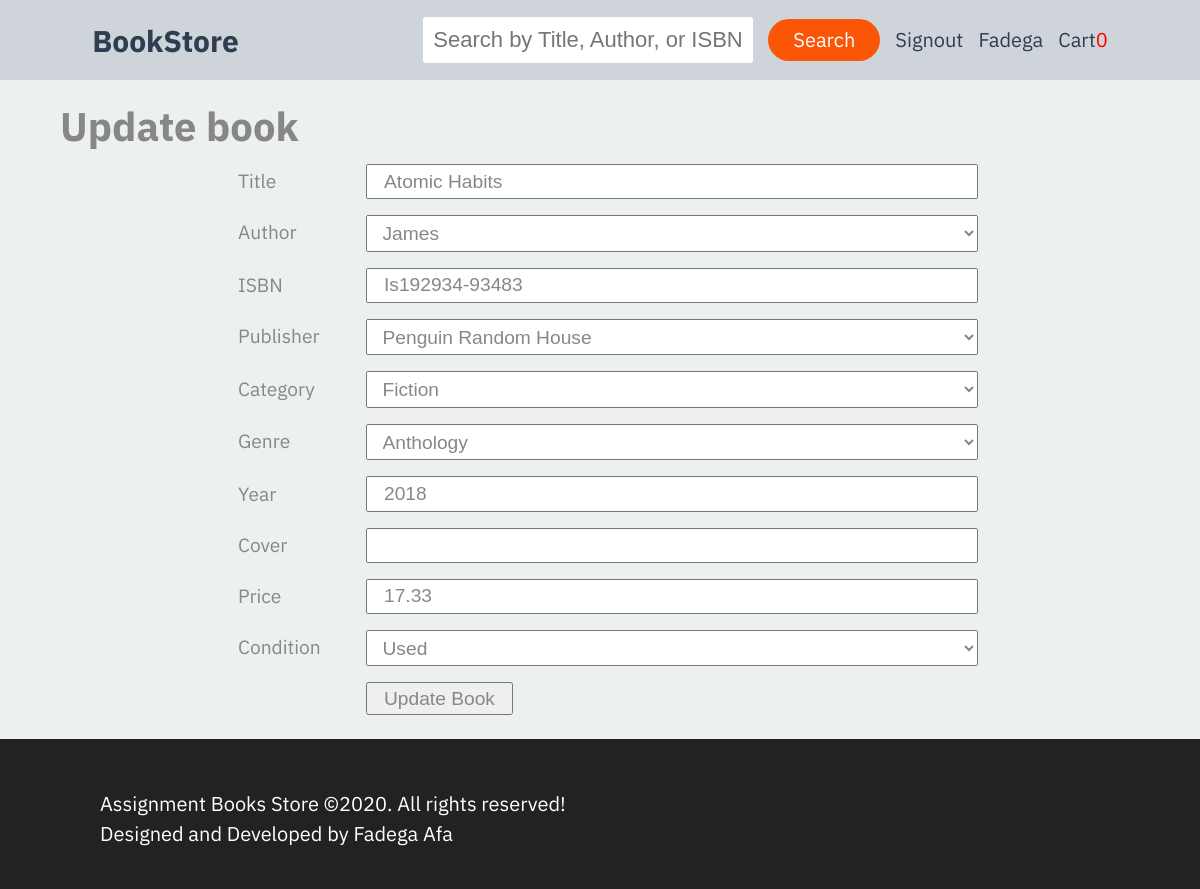
Page /templates/editbook.php?id=1 (signed in) on the committed database.
### tables this page shows
CREATE TABLE book (
      book_id INTEGER PRIMARY KEY AUTOINCREMENT NOT NULL,
      title TEXT NOT NULL,
      author_id INTEGER NOT NULL REFERENCES author(author_id) ON UPDATE CASCADE,
      ISBN TEXT NOT NULL,
      publisher_id INTEGER NOT NULL REFERENCES publisher(publisher_id),
      category_id INTEGET NOT NULL REFERENCES category(category_id),
			genre_id INTEGET NOT NULL REFERENCES genre(genre_id),
      year INTEGER NOT NULL,
      cover BLOB,
      price REAL,
      condition TEXT NOT NULL
    );

### templates/editbook.php (the view, shortened to what this page needs)
<?php
require '../app/header.php';
require '../app/dbh.php';
$authStmt = $conn->prepare('SELECT *FROM author');
$authStmt->execute();
$pubStmt = $conn->prepare('SELECT *FROM publisher');
$pubStmt->execute();
$catStmt = $conn->prepare('SELECT *FROM category');
$catStmt->execute();
$genStmt = $conn->prepare('SELECT *FROM genre');
$genStmt->execute();
$id= $_GET['id'];
$sql = 'SELECT *FROM book WHERE book_id=:id';
$stmt = $conn->prepare($sql);
$stmt->execute([':id'=>$id]);
$result = $stmt->fetch(PDO::FETCH_ASSOC);
$isbn = $result['ISBN'];
$year = $result['year'];
$cover = $result['cover'];
$price = $result['price'];
$condition = $result['condition'];
$bid = $_GET['id'];
?>
<main>
        <h1>Update book </h1>
        <form name="my-form" action="../app/editBook.inc.php" method="post">
            <div class="form-box">
                <label for="title">Title</label>
                <input type="text" id="title" name="title" value="<?php echo $result['title'] ;?>" required >
            </div>
            <div class="form-box">
              <label for="author">Author</label>
                  <select name="author" id="author_id" required>
                    <?php
                      while($result = $authStmt->fetch(PDO::FETCH_ASSOC)){?>
                            <option value="<?php echo (int)$result['author_id'];?>"><?php echo $result['firstname'];?></option>
                  <?php }  ?>
                  </select>
            </div>
            <div class="form-box">
                <label for="ISBN">ISBN</label>
                <input type="text" id="isbn" name="isbn" value = "<?php echo (isset($isbn))?$isbn:'';?>"  required >
            </div>
            <div class="form-box">
              <label for="publisher">Publisher</label>
                  <select name="publihser" id="publishers_id" required>
                        <?php
                          while($result = $pubStmt->fetch(PDO::FETCH_ASSOC)){?>
                                <option value="<?php echo (int)$result['publisher_id'];?>"><?php echo $result['pname'];?></option>
                      <?php } ?>
                  </select>
            </div>
            <div class="form-box">
              <label for="category">Category</label>
                  <select name="category" id="category_id" required >
                  <?php
                      while($result = $catStmt->fetch(PDO::FETCH_ASSOC)){?>
                            <option value="<?php echo (int)$result['category_id'];?>"><?php echo $result['cname'];?></option>
            <?php } ?>
                  </select>
            </div>
            <div class="form-box">
              <label for="genre">Genre</label>
                  <select name="genre" id="genre_id" required>
                    <?php
                    while($result = $genStmt->fetch(PDO::FETCH_ASSOC)){?>
                          <option value="<?php echo (int)$result['genre_id'];?>"><?php echo $result['gname'];?></option>
            <?php } ?>
                  </select>
            </div>
            <div class="form-box">
                <label for="year">Year</label>
                <input type="text" id="year_id" name="year" value="<?php echo (isset($year))?$year:'';?>" required>
            </div>
            <div class="form-box">
                <label for="cover">Cover</label>
                <input type="text" id="cover" name="cover" value="<?php echo (isset($cover))?$cover:'';?>" >
            </div>
            <div class="form-box">
                <label for="price">Price</label>
                <input type="text" id="price" name="price" value="<?php echo (isset($price))?$price:'';?>" required>
            </div>
            <div class="form-box">
              <label for="condition">Condition</label>
                  <select name="condition" id="condition">
                        <?php
                            if($condition=='Used'){?>
                              <option  value="<?php echo $condition;?>"><?php echo $condition ;?></option>
                            <?php }else{?>
                              <option  value="<?php echo $condition;?>"><?php echo $condition ;?></option>
                              <option  value="Used">Used</option>
                          <?php  }   ?>
                  </select>
            </div>
            <div class="form-box">
                <button type="submit" id="btnSend" name="idupdateBook"  value="<?php echo $bid;?>">Update Book</button>
            </div>
        </form>
    </main>
<?php require '../app/footer.php';?>

### css/menu.css (style rules this page uses)
:root { --greyapple:#eee; --greenaple:#2ecc71; --drakmatter:#34495e; --darkermatter:#2c3e50; --darkergrey:#ced4da; }
* { margin: 0; padding:0; box-sizing: border-box; }
body { font-family: "IBM Plex Sans", Verdana, Tahoma, sans-serif; }

### css/master.css (style rules this page uses)
* { box-sizing: border-box; padding:0; margin:0; }
html { box-sizing: border-box; font-size: 17px; line-height: 1.6; font-family: 'Source Sans Pro', sans-serif, Segoe UI, Roboto, Helvetica, Arial, sans-serif, 'Apple Color Emoji', 'Segoe UI Emoji', 'Segoe UI Symbol'; color: #878787; }
*, *::before, *:after { box-sizing: inherit; padding: 0; margin: 0; }
body { margin:0 auto; padding:0; font-size:20px; }
main { margin: 1rem auto; width:90%; max-width: 1200px; }
main form { width:70%; margin:0 auto; }
input, label, button { padding: 0.2rem 1rem; font-size: 1.2rem; color: inherit; }
.form-box { padding: 0.5rem 0; display: flex; flex-direction: column; }
.form-box label { display: none; }
.form-box input, .form-box select, .form-box textarea { flex-basis: 100%; }
.form-box select option { font-size: 1.2rem; color: inherit; color: #878787; }
#condition, #category_id, #author_id, #publishers_id, #genre_id,#comment,#book_id { font-size: 1.2rem; color: inherit; color: #878787; padding: 0.3em 0.6em; }
#btnSend { margin-right: 5px; }
@media all and (min-width: 500px) { .form-box label { display: block; } }
@media all and (min-width: 600px) { .form-box { flex-direction: row; } }
@media all and (min-width: 600px) { .form-box label { flex-basis: 9rem; flex-grow: 0; flex-shrink: 0; } }
@media all and (min-width: 600px) { .form-box input, .form-box select, .form-box textarea { flex-basis: 0; flex-grow: 1; flex-shrink: 1; } }
@media all and (min-width: 600px) { .form-box button { margin-left: 9rem; } }

### css/dashboard.css (style rules this page uses)
html { box-sizing: border-box; font-size: 16px; line-height: 1.5; }
:root { --greyapple:#ecf0f1; --brightorange:#ff9f1c; --lightgrey:#D3D3D3; --greenaple:#2ecc71; --drakmatter:#34495e; --darkermatter:#2c3e50; }
body { background-color: var(--greyapple); font-family: "IBM Plex Sans", Verdana, Tahoma, sans-serif; }
*, *::before, *:after { box-sizing: inherit; padding: 0; margin: 0; }

### rows in the picture
book: title "Atomic Habits", isbn "Is192934-93483", year "2018", price "17.33", condition "Used"

### other values in the picture
$_SESSION['firstname'] "Fadega"
form field author "James"
form field publihser "Penguin Random House"
form field category "Fiction"
form field genre "Anthology"
